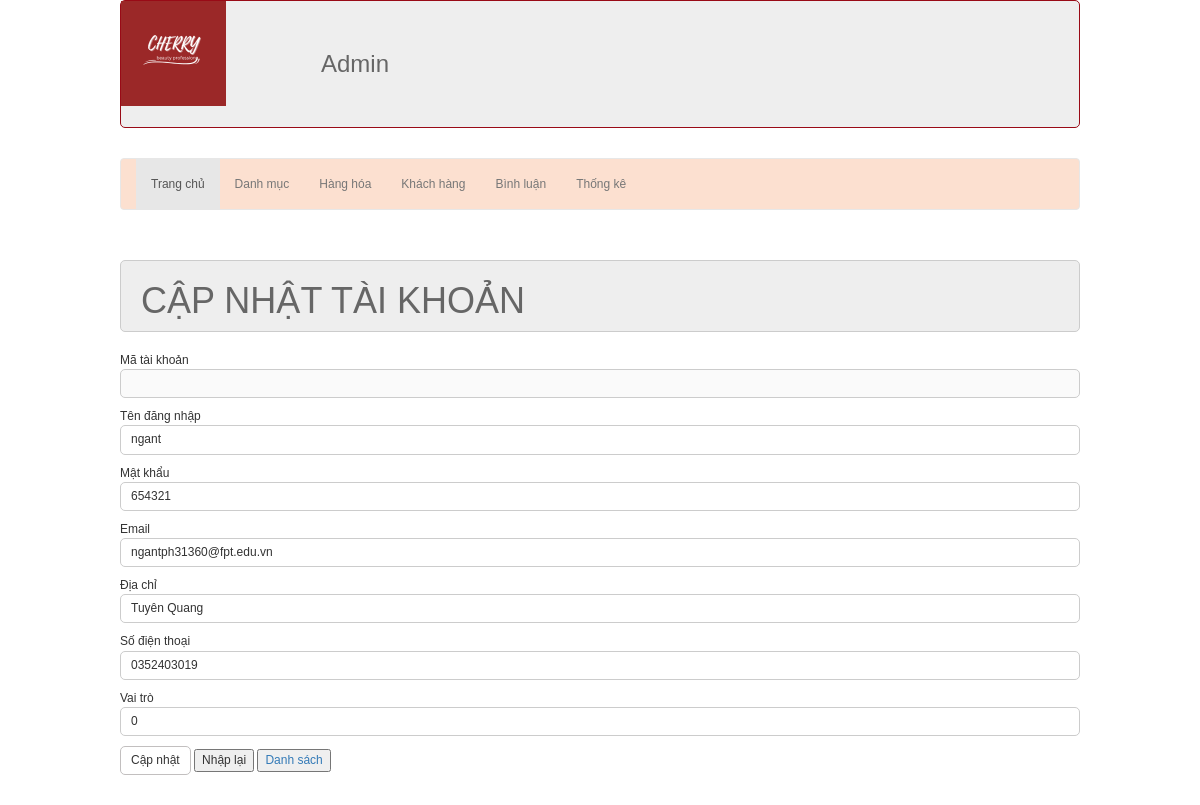
/admin/index.php?act=suatk&id=2, run on the app's committed database.
### tables this page shows
CREATE TABLE `tai_khoan` (
  `id` int(11) NOT NULL COMMENT 'mã đăng nhập',
  `mat_khau` varchar(50) NOT NULL COMMENT 'mật khẩu',
  `user` varchar(50) NOT NULL COMMENT 'họ tên',
  `email` varchar(50) NOT NULL COMMENT 'địa chỉ email',
  `address` varchar(255) DEFAULT NULL,
  `tel` varchar(20) DEFAULT NULL,
  `vai_tro` tinyint(4) NOT NULL DEFAULT 0 COMMENT 'vai trò, true là nhân viên'
);

### model/pdo.php (called while the page is built, shortened)
<?php
function pdo_get_connection(){
    $servername = "localhost";
    $username = "root";
    $password = "";
    try {
        $conn = new PDO("mysql:host=$servername;dbname=mina_shop", $username, $password);
        $conn->setAttribute(PDO::ATTR_ERRMODE, PDO::ERRMODE_EXCEPTION);
        return $conn;
    } catch(PDOException $e) {
        echo "Connection failed: " . $e->getMessage();
    }
}
function pdo_query_one($sql){
    $sql_args=array_slice(func_get_args(),1);
    try{
        $conn=pdo_get_connection();
        $stmt=$conn->prepare($sql);
        $stmt->execute($sql_args);
        $row=$stmt->fetch(PDO::FETCH_ASSOC);
        return $row;
    }
    catch(PDOException $e){
        throw $e;
    }
    finally{
        unset($conn);
    }
}
?>

### model/taikhoan.php (called while the page is built, shortened)
<?php
function loadone_taikhoan($id){
    $sql ="SELECT * FROM tai_khoan WHERE id=".$id;
            $tk = pdo_query_one($sql);
            return $tk;
}
?>

### admin/taikhoan/update.php (the view, shortened to what this page needs)
<?php
if(is_array($tk)){
    extract($tk);
}
?>
<main class="row">
        <div class="row frmtitle"><h1>CẬP NHẬT TÀI KHOẢN</h1></div>
        <div class="row frmcontent">
          <form action="index.php?act=updatetk" method="post">
            <div class="row mb10">
              Mã tài khoản<br />
              <input type="text" name="matk" disabled />
            </div>
            <div class="row mb10">
              Tên đăng nhập<br />
              <input type="text" name="user" value="<?php if(isset($user)&&($user!=" ")) echo $user;?>"/>
            </div>
            <div class="row mb10">
              Mật khẩu<br />
              <input type="text" name="pass" value="<?php if(isset($mat_khau)&&($mat_khau!=" ")) echo $mat_khau;?>"/>
            </div>
            <div class="row mb10">
              Email<br />
              <input type="text" name="email" value="<?php if(isset($email)&&($email!=" ")) echo $email;?>"/>
            </div>
            <div class="row mb10">
              Địa chỉ<br />
              <input type="text" name="address" value="<?php if(isset($address)&&($address!=" ")) echo $address;?>"/>
            </div>
            <div class="row mb10">
              Số điện thoại<br />
              <input type="text" name="tel" value="<?php if(isset($tel)&&($tel!=" ")) echo $tel;?>"/>
            </div>
            <div class="row mb10">
              Vai trò<br />
              <input type="text" name="vai_tro" value="<?php if(isset($vai_tro)&&($vai_tro!=" ")) echo $vai_tro;?>"/>
            </div>
            <div class="row mb10">
              <input type="submit" name="capnhat" value="Cập nhật" />
              <input type="reset" value="Nhập lại" />
              <a href="index.php?act=dskh"
                ><input type="button" value="Danh sách"
              /></a>
            </div>
          </form>
        </div>
      </main>
    </div>

### css/style.css (style rules this page uses)
* { box-sizing: border-box; font-family: sans-serif; font-size: 1vw; }
.row { float: left; width: 100%; margin-left: 0; }
.mb10 { margin-bottom: 10px; }
.form-tk input[type="email"], .form-tk input[type="text"], .form-tk input[type="password"], .frmcontent input[type="text"] { width: 100%; border: 1px #ccc solid; padding: 5px 10px; border-radius: 5px; }
.form-tk input[type="submit"], .form-tk input[type="reset"], .frmcontent input[type="submit"] { background-color: #ffffff; padding: 5px 10px; border-radius: 5px; border: 1px #c2bfbf solid; }
.frmtitle { background-color: #eee; border: 1px #ccc solid; color: #666; border-radius: 5px; padding: 0px 20px; }
.frmcontent { padding: 20px 0px; }

### data on the page
tai_khoan: user "ngant", pass "654321", email "ngantph31360@fpt.edu.vn", address "Tuyên Quang", tel "0352403019", vai_tro "0"
